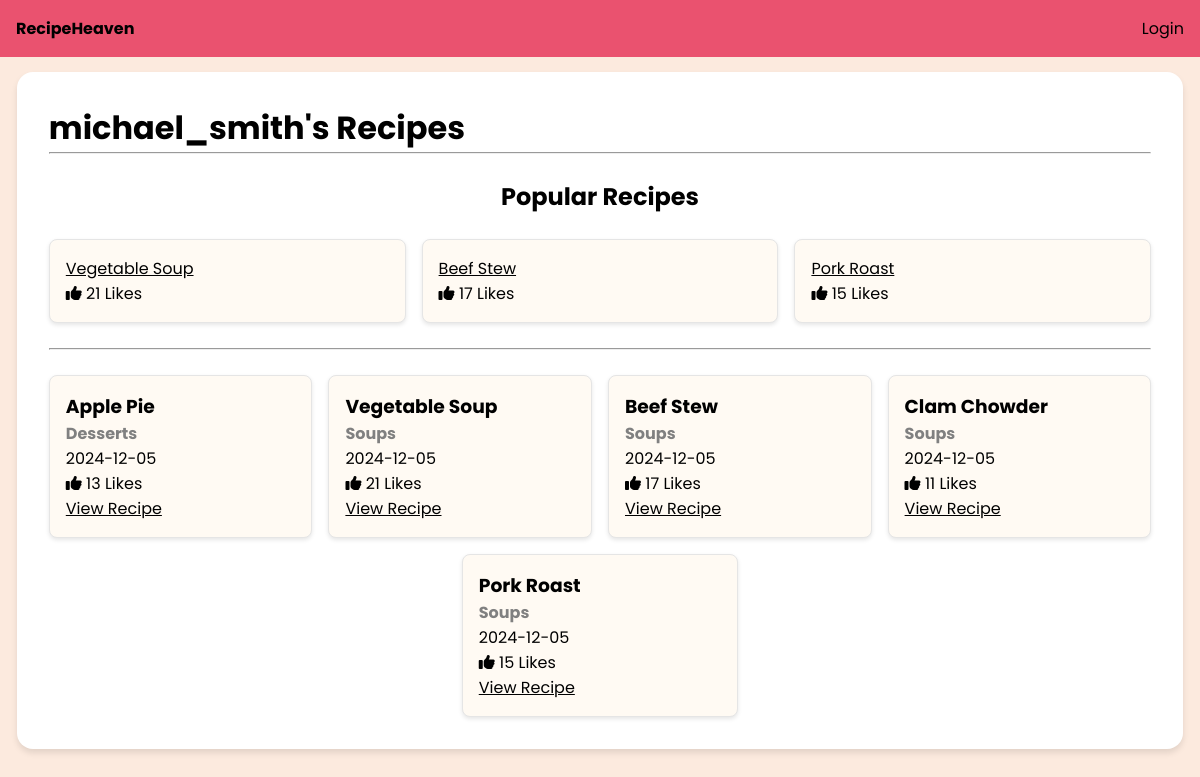
Page /account.php?user_id=3 on the committed database.
### tables this page shows
CREATE TABLE `users` (
  `user_id` int NOT NULL AUTO_INCREMENT,
  `username` varchar(100) NOT NULL,
  `email` varchar(100) NOT NULL,
  `password` varchar(255) NOT NULL,
  `created_at` timestamp NULL DEFAULT CURRENT_TIMESTAMP,
  PRIMARY KEY (`user_id`),
  UNIQUE KEY `email` (`email`)
);

CREATE TABLE `recipes` (
  `recipe_id` int NOT NULL AUTO_INCREMENT,
  `user_id` int DEFAULT NULL,
  `category_id` int DEFAULT NULL,
  `recipe_name` varchar(255) NOT NULL,
  `description` text,
  `ingredients` text,
  `instructions` text,
  `created_at` timestamp NULL DEFAULT CURRENT_TIMESTAMP,
  PRIMARY KEY (`recipe_id`),
  KEY `user_id` (`user_id`),
  KEY `category_id` (`category_id`),
  CONSTRAINT `recipes_ibfk_1` FOREIGN KEY (`user_id`) REFERENCES `users` (`user_id`),
  CONSTRAINT `recipes_ibfk_2` FOREIGN KEY (`category_id`) REFERENCES `categories` (`category_id`)
);

CREATE TABLE `categories` (
  `category_id` int NOT NULL AUTO_INCREMENT,
  `category_name` varchar(100) NOT NULL,
  `description` text,
  PRIMARY KEY (`category_id`)
);

### account.php (the view, shortened to what this page needs)
<?php
    include "conn.php";
    $user_id = $_GET['user_id'];
    $user_details_query = "SELECT username FROM recipeheaven.users WHERE user_id = $user_id";
    $user_details_result = $conn->query($user_details_query);
    $user_details = $user_details_result->fetch_assoc();
    $user_recipes_query = "
        SELECT recipes.*,
            categories.category_name,
            DATE(recipes.created_at) AS created_date,
            COUNT(likes_on_recipes.like_id) AS like_count
        FROM recipeheaven.recipes
        JOIN recipeheaven.categories ON recipes.category_id = categories.category_id
        LEFT JOIN recipeheaven.likes_on_recipes ON recipes.recipe_id = likes_on_recipes.recipe_id
        WHERE recipes.user_id = $user_id
        GROUP BY recipes.recipe_id
        ORDER BY recipes.created_at DESC";
    $result = $conn->query($user_recipes_query);
    $popular_recipes_query = "
        SELECT recipes.recipe_id, recipes.recipe_name,
            COUNT(likes_on_recipes.like_id) AS like_count
        FROM recipeheaven.recipes
        LEFT JOIN recipeheaven.likes_on_recipes ON recipes.recipe_id = likes_on_recipes.recipe_id
        WHERE recipes.user_id = $user_id
        GROUP BY recipes.recipe_id
        ORDER BY like_count DESC
        LIMIT 3";
    $popular_result = $conn->query($popular_recipes_query);
?>
<!DOCTYPE html>
<html lang="en">
<head>
    <link rel="stylesheet" href="css/account.css">
</head>
<body>
    <div class="navbar">
        <ul>
            <li class="home"><a href="index.php">RecipeHeaven</a></li>
            <?php if (isset($_SESSION['user_id'])): ?>
                <li class="log-in-out">
                    <a href="logout.php">Logout</a>
                </li>
            <?php else: ?>
                <li class="log-in-out">
                    <a href="login.php">Login</a>
                </li>
            <?php endif; ?>
        </ul>
    </div>
    <div class="container">
        <div class="user-recipe">
            <h1><?php echo $user_details['username']?>'s Recipes</h1>
            <hr>
            <br>
            <center><h2>Popular Recipes</h2></center>
            <br>
            <ul class="popular-recipes">
                <?php if ($popular_result->num_rows > 0): ?>
                    <?php while ($popular_row = $popular_result->fetch_assoc()): ?>
                        <li class="popular-recipe-item">
                            <a href="recipe.php?recipe_id=<?php echo $popular_row['recipe_id']; ?>">
                                <?php echo htmlspecialchars($popular_row['recipe_name']); ?>
                            </a>
                            <p><i class="fa-solid fa-thumbs-up"></i> <?php echo $popular_row['like_count']; ?> Likes</p>
                        </li>
                    <?php endwhile; ?>
                <?php else: ?>
                    <p>No popular recipes available.</p>
                <?php endif; ?>
            </ul>
            <br>
            <br>
            <hr>
            <br>
            <ul class="recipe-list">
                <?php if ($result->num_rows > 0): ?>
                    <?php while ($row = $result->fetch_assoc()): ?>
                        <li class="recipe-item">
                            <div class="recipe-details">
                                <h3><?php echo $row['recipe_name']?></h3>
                                <p style="font-weight: bold; color: grey;" class="category"><?php echo $row['category_name']?></p>
                                <p class="date"><?php echo $row['created_date']?></p>
                                <p class="like-count"><i class="fa-solid fa-thumbs-up"></i> <?php echo $row['like_count']?> Likes</p>
                                <a href="recipe.php?recipe_id=<?php echo $row['recipe_id']?>" class="view-recipe">View Recipe</a>
                            </div>
                        </li>
                    <?php endwhile; ?>
                <?php else: ?>
                    <p class="no-recipes">This user has not uploaded any recipes yet.</p>
                <?php endif; ?>
            </ul>
        </div>
    </div>
</body>
</html>

### css/account.css (style rules this page uses)
* { margin: 0; padding: 0; font-family: "Poppins", sans-serif; color: #000000; }
body { background-color: #FCEADE; }
.navbar { position: fixed; background-color: #EA526F; width: 100%; top: 0; z-index: 1000; }
.navbar .home { float: left; padding: 1em; font-weight: bold; }
.navbar .log-in-out { float: right; padding: 1em; }
.navbar ul { list-style-type: none; overflow: hidden; }
.navbar a { text-decoration: none; }
.container { margin-top: 4.5em; }
.user-recipe { margin: 1.05em; padding: 2em; background-color: white; border-radius: 1em; box-shadow: 0 4px 6px rgba(0, 0, 0, 0.1); }
.user-recipe li { list-style-type: none; }
.popular-recipes, .recipe-list { display: inline-flex; gap: 1em; flex-wrap: wrap; justify-content: center; align-items: center; width: 100%; }
.popular-recipe-item { background-color: #FFFAF3; padding: 1em; border: 1px solid #E5E5E5; border-radius: 0.5em; box-shadow: 0 2px 4px rgba(0, 0, 0, 0.1); flex: 1 1 calc(30% - 1em); }
.recipe-item { background-color: #FFFAF3; padding: 1em; border: 1px solid #E5E5E5; border-radius: 0.5em; box-shadow: 0 2px 4px rgba(0, 0, 0, 0.1); flex: 1 1 calc(20% - 1em); max-width: 22%; }

### rows in the picture
users: username "michael_smith"
recipes: recipe_name "Vegetable Soup", like_count "21", category.category_name "Soups", created_date "2024-12-05"
recipes: recipe_name "Beef Stew", like_count "17", category.category_name "Soups", created_date "2024-12-05"
recipes: recipe_name "Pork Roast", like_count "15", category.category_name "Soups", created_date "2024-12-05"
recipes: recipe_name "Apple Pie", category.category_name "Desserts", created_date "2024-12-05", like_count "13"
recipes: recipe_name "Clam Chowder", category.category_name "Soups", created_date "2024-12-05", like_count "11"
